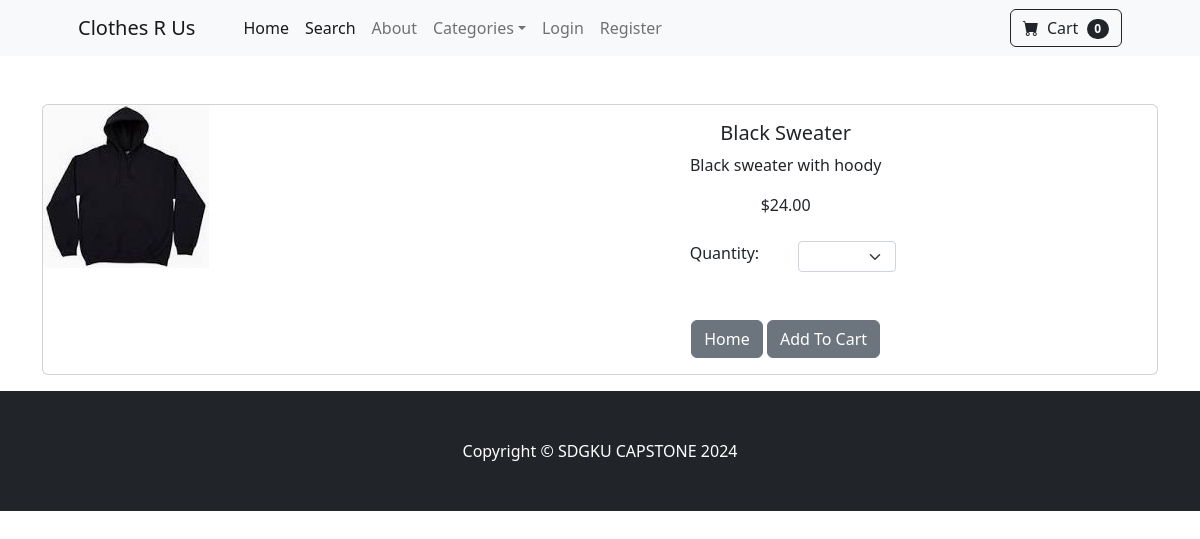
The app's page /product/2 with its own data.
### pages/models.py (models this page shows, shortened)
class Product(models.Model):
    name = models.CharField(max_length=100)
    price = models.DecimalField(default=0, decimal_places=2, max_digits=6)
    category = models.ForeignKey(Category, on_delete=models.CASCADE, default=1)
    description = models.CharField(max_length=250, default='', blank=True, null=True)
    image = models.ImageField(upload_to="uploads/product/")
    is_sale = models.BooleanField(default=False)
    sale_price = models.DecimalField(default=0, decimal_places=2, max_digits=6)

### pages/views.py (the view)
# urls.py: path('product/<int:pk>', views.product, name='product'),
def product (request,pk):
     product = Product.objects.get(id=pk)
     return render(request, 'product.html',{'product':product})

### cart/cart.py (called while the page is built)
    def __len__(self):
        return len(self.cart)

### cart/context_processors.py (called while the page is built)
def cart(request):
    return{'cart': Cart(request)}

### pages/templates/product.html (shortened to what this page needs)
{% extends 'base.html' %}
{% block content %}
<div class="container">
  <br/><br/>
  <div class="card mb-3">
    <div class="row g-0">
      <div class="col-md-4">
        <img src="{{ product.image.url }}" class="img-fluid rounded-start" alt="">
      </div>
      <div class="col-md-8">
        <div class="card-body">
          <center>
          <h5 class="card-title">{{ product.name }}</h5>
          <p class="card-text">{{ product.description }}</p>
          {% if product.is_sale %}
          <div class="card-body p-4">
            <div class="text-center">
              <strike>
              ${{ product.price }}
              </strike>
              &nbsp;
              ${{ product.sale_price }}
            </div>
          </div>
            {% else %}
            ${{ product.price }}
            {% endif %}
            <br/><br/>
          <div class="row justify-content-center">
            <div class="col-md-2">Quantity:</div>
            <div class="col-md-2">
              <select class="form-select form-select-sm" id="qty-cart">
                <option selected>
                </option>
                <option value="1">1</option>
              </select>
            </div>
          </div>
            <br/>  <br/>
            <a href="{% url 'home' %}" class="btn btn-secondary">Home</a>
            <button type="button" value="{{ product.id }}" class="btn btn-secondary" id="add-cart">Add To Cart</button>
              </center>
          </div>
        </div>
      </div>
    </div>
  </div>
{% endblock %}

### records on screen
Product: image (picture), name "Black Sweater", description "Black sweater with hoody", price "24.00"

### other values on screen
{{ cart|length }} "0"
